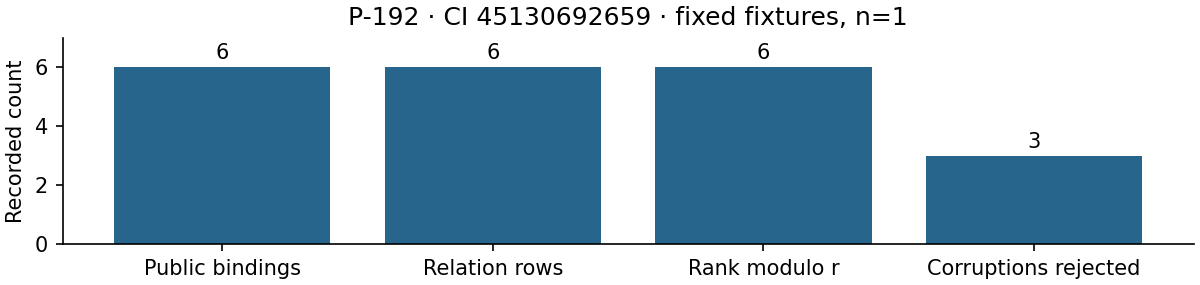

Generate this figure with Python:
"""Render the recorded CI recheck counts only."""
import json
from pathlib import Path
import matplotlib
matplotlib.use("Agg")
import matplotlib.pyplot as plt

root = Path(__file__).resolve().parent
data = json.loads((root / "evidence/ci-unique-path/certificate-summary.json").read_text())
plt.rcParams["svg.fonttype"] = "none"
fig, ax = plt.subplots(figsize=(8, 1.9), layout="constrained")
labels = ["Public bindings", "Relation rows", "Rank modulo r", "Corruptions rejected"]
keys = ["known_scalar_bindings", "relation_rows", "rank_mod_r", "adapter_corruptions_rejected"]
bars = ax.bar(labels, [data[k] for k in keys], color="#28658c")
ax.bar_label(bars, padding=2)
ax.set_ylim(0, 7)
ax.set_ylabel("Recorded count")
ax.set_title("P-192 · CI 45130692659 · fixed fixtures, n=1")
ax.spines[["top", "right"]].set_visible(False)
fig.savefig(root / "recheck.svg")
fig.savefig(root / "recheck.png", dpi=150)
